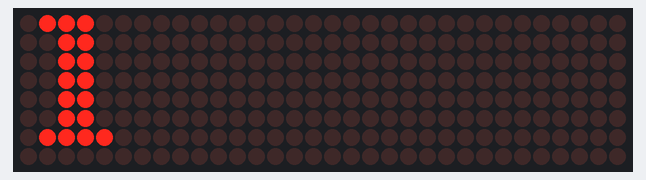
This sketch was run on a simulated Arduino Uno, built with avr-gcc and run on an emulated ATmega328P. On the bench: 32×8 LED matrix.

Above: at 0.6 s.
At 2.47 s:
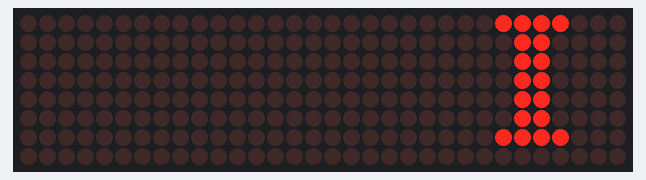
At 4.02 s:
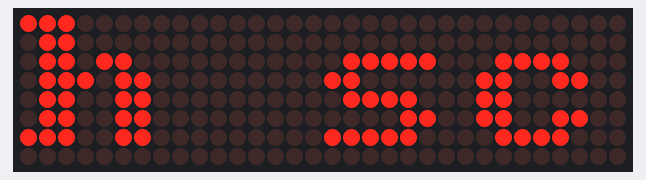
At 7.45 s:
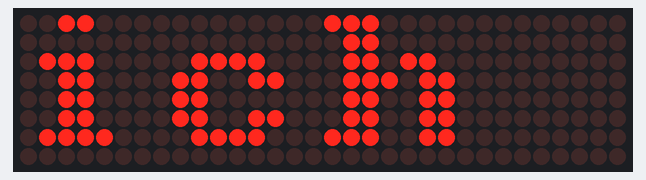
At 10.89 s:
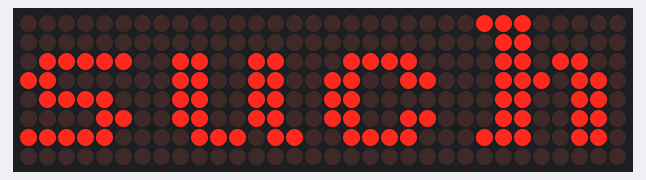
At 14.5 s:
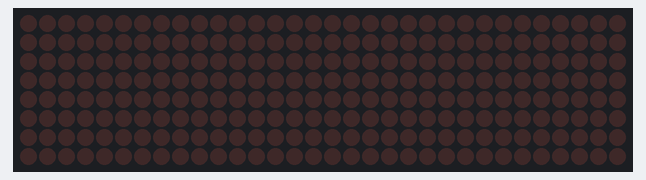

Measured:
- by itself, everything shown: repeats every 15.5 s, in 46 steps
- what the display in image 0 shows lasts 0.6 s, from 0.6 s to 1.2 s
- what the display in image 5 shows lasts 1.0 s, from 14.5 s to 15.5 s

The sketch:

Laufschrift_LED_Matrix_LEDCONTROLL_library.ino
```cpp
#include "LedControl.h"
LedControl lc884=LedControl(0,2,1,4);
//https://wolles-elektronikkiste.de/led-matrix-display-ansteuern
unsigned long delayTime=280;

byte A[8]={B00110000,B01111000,B11001100,B11001100,B11111100,B11001100,B11001100,B00000000}; // A
byte B[8]={B11111100,B01100110,B01100110,B01111100,B01100110,B01100110,B11111100,B00000000}; // B
byte C[8]={B00111100,B01100110,B11000000,B11000000,B11000000,B01100110,B00111100,B00000000}; // C
byte D[8]={B11111000,B01101100,B01100110,B01100110,B01100110,B01101100,B11111000,B00000000}; // D
byte E[8]={B11111110,B01100010,B01101000,B01111000,B01101000,B01100010,B11111110,B00000000}; // E
byte F[8]={B11111110,B01100010,B01101000,B01111000,B01101000,B01100000,B11110000,B00000000}; // F
byte G[8]={B00111100,B01100110,B11000000,B11000000,B11001110,B01100110,B00111110,B00000000}; // G
byte H[8]={B11001100,B11001100,B11001100,B11111100,B11001100,B11001100,B11001100,B00000000}; // H
byte I[8]={B01111000,B00110000,B00110000,B00110000,B00110000,B00110000,B01111000,B00000000}; // I
byte J[8]={B00011110,B00001100,B00001100,B00001100,B11001100,B11001100,B01111000,B00000000}; // J
byte K[8]={B11110110,B01100110,B01101100,B01111000,B01101100,B01100110,B11110110,B00000000}; // K
byte L[8]={B11110000,B01100000,B01100000,B01100000,B01100010,B01100110,B11111110,B00000000}; // L
byte M[8]={B11000110,B11101110,B11111110,B11111110,B11010110,B11000110,B11000110,B00000000}; // M
byte N[8]={B11000110,B11100110,B11110110,B11011110,B11001110,B11000110,B11000110,B00000000}; // N
byte O[8]={B00111000,B01101100,B11000110,B11000110,B11000110,B01101100,B00111000,B00000000}; // O
byte P[8]={B11111100,B01100110,B01100110,B01111100,B01100000,B01100000,B11110000,B00000000}; // P
byte Q[8]={B01111000,B11001100,B11001100,B11001100,B11011100,B01111000,B00011100,B00000000}; // Q
byte R[8]={B11111100,B01100110,B01100110,B01111100,B01101100,B01100110,B11110110,B00000000}; // R
byte S[8]={B01111000,B11001100,B11100000,B01110000,B00011100,B11001100,B01111000,B00000000}; // S
byte T[8]={B11111100,B10110100,B00110000,B00110000,B00110000,B00110000,B01111000,B00000000}; // T
byte U[8]={B11001100,B11001100,B11001100,B11001100,B11001100,B11001100,B11111100,B00000000}; // U
byte V[8]={B11001100,B11001100,B11001100,B11001100,B11001100,B01111000,B00110000,B00000000}; // V
byte W[8]={B11000110,B11000110,B11000110,B11010110,B11111110,B11101110,B11000110,B00000000}; // W
byte X[8]={B11000110,B11000110,B01101100,B00111000,B00111000,B01101100,B11000110,B00000000}; // X
byte Y[8]={B11001100,B11001100,B11001100,B01111000,B00110000,B00110000,B01111000,B00000000}; // Y
byte Z[8]={B11111110,B11000110,B10001100,B00011000,B00110010,B01100110,B11111110,B00000000}; // Z

byte a[8]={B00000000,B00000000,B01111000,B00001100,B01111100,B11001100,B01110110,B00000000}; // a
byte b[8]={B11100000,B01100000,B01100000,B01111100,B01100110,B01100110,B11011100,B00000000}; // b
byte c[8]={B00000000,B00000000,B01111000,B11001100,B11000000,B11001100,B01111000,B00000000}; // c
byte d[8]={B00011100,B00001100,B00001100,B01111100,B11001100,B11001100,B01110110,B00000000}; // d
byte e[8]={B00000000,B00000000,B01111000,B11001100,B11111100,B11000000,B01111000,B00000000}; // e
byte f[8]={B00111000,B01101100,B01100000,B11110000,B01100000,B01100000,B11110000,B00000000}; // f
byte g[8]={B00000000,B00000000,B01110110,B11001100,B11001100,B01111100,B00001100,B11111000}; // g
byte h[8]={B11100000,B01100000,B01101100,B01110110,B01100110,B01100110,B11100110,B00000000}; // h
byte i[8]={B00110000,B00000000,B01110000,B00110000,B00110000,B00110000,B01111000,B00000000}; // i
byte j[8]={B00001100,B00000000,B00001100,B00001100,B00001100,B11001100,B11001100,B01111000}; // j
byte k[8]={B11100000,B01100000,B01100110,B01101100,B01111000,B01101100,B11100110,B00000000}; // k
byte l[8]={B01110000,B00110000,B00110000,B00110000,B00110000,B00110000,B01111000,B00000000}; // l
byte m[8]={B00000000,B00000000,B11001100,B11111110,B11111110,B11010110,B11000110,B00000000}; // m
byte n[8]={B00000000,B00000000,B11111000,B11001100,B11001100,B11001100,B11001100,B00000000}; // n
byte o[8]={B00000000,B00000000,B01111000,B11001100,B11001100,B11001100,B01111000,B00000000}; // o
byte p[8]={B00000000,B00000000,B11011100,B01100110,B01100110,B01111100,B01100000,B11110000}; // p
byte q[8]={B00000000,B00000000,B01110110,B11001100,B11001100,B01111100,B00001100,B00011110}; // q
byte r[8]={B00000000,B00000000,B10011100,B01110110,B01100110,B01100000,B11110000,B00000000}; // r
byte s[8]={B00000000,B00000000,B01111100,B11000000,B01111000,B00001100,B11111000,B00000000}; // s
byte t[8]={B00010000,B00110000,B01111100,B00110000,B00110000,B00110100,B00011000,B00000000}; // t
byte u[8]={B00000000,B00000000,B11001100,B11001100,B11001100,B11001100,B01110110,B00000000}; // u
byte v[8]={B00000000,B00000000,B11001100,B11001100,B11001100,B01111000,B00110000,B00000000}; // v
byte w[8]={B00000000,B00000000,B11000110,B11000110,B11010110,B11111110,B01101100,B00000000}; // w
byte x[8]={B00000000,B00000000,B11000110,B01101100,B00111000,B01101100,B11000110,B00000000}; // x
byte y[8]={B00000000,B00000000,B11001100,B11001100,B11001100,B01111100,B00001100,B11111000}; // y
byte z[8]={B00000000,B00000000,B11111100,B10011000,B00110000,B01100100,B11111100,B00000000}; // z

byte zero[8]={B01111000,B11001100,B11011100,B11111100,B11101100,B11001100,B01111100,B00000000}; // 0
byte eins[8]={B00110000,B01110000,B00110000,B00110000,B00110000,B00110000,B11111100,B00000000}; // 1
byte zwei[8]={B01111000,B11001100,B00001100,B00111000,B01100000,B11001100,B11111100,B00000000}; // 2
byte drei[8]={B01111000,B11001100,B00001100,B00111000,B00001100,B11001100,B01111000,B00000000}; // 3
byte vier[8]={B00011100,B00111100,B01101100,B11001100,B11111110,B00001100,B00011110,B00000000}; // 4
byte fuenf[8]={B11111100,B11000000,B11111000,B00001100,B00001100,B11001100,B01111000,B00000000}; // 5
byte sechs[8]={B00111000,B01100000,B11000000,B11111000,B11001100,B11001100,B01111000,B00000000}; // 6
byte sieben[8]={B11111100,B11001100,B00001100,B00011000,B00110000,B00110000,B00110000,B00000000}; // 7
byte acht[8]={B01111000,B11001100,B11001100,B01111000,B11001100,B11001100,B01111000,B00000000}; // 8
byte neun[8]={B01111000,B11001100,B11001100,B01111100,B00001100,B00011000,B01110000,B00000000}; // 9

byte ausr[8]={B00110000,B01111000,B01111000,B00110000,B00110000,B00000000,B00110000,B00000000}; // !
byte raute[8]={B01101100,B01101100,B11111110,B01101100,B11111110,B01101100,B01101100,B00000000}; // #
byte dollar[8]={B00110000,B01111100,B11000000,B01111000,B00001100,B11111000,B00110000,B00000000}; // $
byte prozent[8]={B00000000,B11000110,B11001100,B00011000,B00110000,B01100110,B11000110,B00000000}; // %
byte und[8]={B00111000,B01101100,B00111000,B01110110,B11011100,B11001100,B01110110,B00000000}; // &
byte frag[8]={B01111000,B11001100,B00001100,B00011000,B00110000,B00000000,B00110000,B00000000}; // ?

byte frei[8]={B00000000,B00000000,B00000000,B00000000,B00000000,B00000000,B00000000,B00000000};

byte smile01[8]={B00111100,B01000010,B10010101,B10100001,B10100001,B10010101,B01000010,B00111100};
byte smile02[8]={B00111100,B01000010,B10010101,B10010001,B10010001,B10010101,B01000010,B00111100};
byte smile03[8]={B00111100,B01000010,B10100101,B10010001,B10010001,B10100101,B01000010,B00111100};


void setup() {
  for(int i=0;i<4;i++){
    lc884.shutdown(i,false);
    lc884.setIntensity(i,8);
    lc884.clearDisplay(i);
  }
}

void loop() {
  oneMatrix();
  fourMatrices();
  delay(1000);
}

void oneMatrix(){
  displayCharAndWait(H,3);
  displayCharAndWait(a,3);
  displayCharAndWait(l,3);
  displayCharAndWait(l,3);
  displayCharAndWait(o,3);
  displayCharAndWait(smile01,3);
}

void displayCharAndWait(byte* x, byte displayNumber){
  lc884.clearDisplay(displayNumber);
  for(int j=0; j<=40;j++){
    lc884.setRow(displayNumber,j,x[j]);
  }
  delay(delayTime);
  lc884.clearDisplay(displayNumber);
}


void fourMatrices(){
  for(int j=0; j<=40; j++){
    int currentMatrix = -1;
    /*if( ((currentMatrix+j)>=0) && ((currentMatrix+j)<4) ){
      displayChar(I,currentMatrix+j);
    }*/
     currentMatrix--;
    if( ((currentMatrix+j)>=0) && ((currentMatrix+j)<4) ){
      displayChar(I,currentMatrix+j);
    }
    currentMatrix--;
    if( ((currentMatrix+j)>=0) && ((currentMatrix+j)<4) ){
      displayChar(c,currentMatrix+j);
    }
    currentMatrix--;
    if( ((currentMatrix+j)>=0) && ((currentMatrix+j)<4) ){
      displayChar(h,currentMatrix+j);
    }
    currentMatrix--;
    if( ((currentMatrix+j)>=0) && ((currentMatrix+j)<4) ){
      displayChar(frei,currentMatrix+j);
    }
    currentMatrix--;
    if( ((currentMatrix+j)>=0) && ((currentMatrix+j)<4) ){
      displayChar(s,currentMatrix+j);
    }
    currentMatrix--;
    if( ((currentMatrix+j)>=0) && ((currentMatrix+j)<4) ){
      displayChar(c,currentMatrix+j);
    }
    currentMatrix--;
    if( ((currentMatrix+j)>=0) && ((currentMatrix+j)<4) ){
      displayChar(h,currentMatrix+j);
    }
    currentMatrix--;
    if( ((currentMatrix+j)>=0) && ((currentMatrix+j)<4) ){
      displayChar(a,currentMatrix+j);
    }
   currentMatrix--;
    if( ((currentMatrix+j)>=0) && ((currentMatrix+j)<4) ){
      displayChar(l,currentMatrix+j);
    }
       currentMatrix--;
    if( ((currentMatrix+j)>=0) && ((currentMatrix+j)<4) ){
      displayChar(t,currentMatrix+j);
    }
       currentMatrix--;
    if( ((currentMatrix+j)>=0) && ((currentMatrix+j)<4) ){
      displayChar(e,currentMatrix+j);
    }
    currentMatrix--;
    if( ((currentMatrix+j)>=0) && ((currentMatrix+j)<4) ){
      displayChar(frei,currentMatrix+j);
    }
       currentMatrix--;
    if( ((currentMatrix+j)>=0) && ((currentMatrix+j)<4) ){
      displayChar(m,currentMatrix+j);
    }
       currentMatrix--;
    if( ((currentMatrix+j)>=0) && ((currentMatrix+j)<4) ){
      displayChar(i,currentMatrix+j);
    }
       currentMatrix--;
    if( ((currentMatrix+j)>=0) && ((currentMatrix+j)<4) ){
      displayChar(c,currentMatrix+j);
    }
       currentMatrix--;
    if( ((currentMatrix+j)>=0) && ((currentMatrix+j)<4) ){
      displayChar(h,currentMatrix+j);
    }
    currentMatrix--;
    if( ((currentMatrix+j)>=0) && ((currentMatrix+j)<4) ){
      displayChar(frei,currentMatrix+j);
    }
       currentMatrix--;
    if( ((currentMatrix+j)>=0) && ((currentMatrix+j)<4) ){
      displayChar(a,currentMatrix+j);
    }
       currentMatrix--;
    if( ((currentMatrix+j)>=0) && ((currentMatrix+j)<4) ){
      displayChar(b,currentMatrix+j);
    }
    currentMatrix--;
    if( ((currentMatrix+j)>=0) && ((currentMatrix+j)<4) ){
      displayChar(frei,currentMatrix+j);
    }
    currentMatrix--;
    if( ((currentMatrix+j)>=0) && ((currentMatrix+j)<4) ){
      displayChar(u,currentMatrix+j);
    }
    currentMatrix--;
    if( ((currentMatrix+j)>=0) && ((currentMatrix+j)<4) ){
      displayChar(n,currentMatrix+j);
    }
    currentMatrix--;
    if( ((currentMatrix+j)>=0) && ((currentMatrix+j)<4) ){
      displayChar(d,currentMatrix+j);
    }
    currentMatrix--;
    if( ((currentMatrix+j)>=0) && ((currentMatrix+j)<4) ){
      displayChar(frei,currentMatrix+j);
    }
    currentMatrix--;
    if( ((currentMatrix+j)>=0) && ((currentMatrix+j)<4) ){
      displayChar(s,currentMatrix+j);
    }
    currentMatrix--;
    if( ((currentMatrix+j)>=0) && ((currentMatrix+j)<4) ){
      displayChar(u,currentMatrix+j);
    }
    currentMatrix--;
    if( ((currentMatrix+j)>=0) && ((currentMatrix+j)<4) ){
      displayChar(c,currentMatrix+j);
    }
    currentMatrix--;
    if( ((currentMatrix+j)>=0) && ((currentMatrix+j)<4) ){
      displayChar(h,currentMatrix+j);
    }
    currentMatrix--;
    if( ((currentMatrix+j)>=0) && ((currentMatrix+j)<4) ){
      displayChar(e,currentMatrix+j);
    }
    currentMatrix--;
    if( ((currentMatrix+j)>=0) && ((currentMatrix+j)<4) ){
      displayChar(frei,currentMatrix+j);
    }
    currentMatrix--;
    if( ((currentMatrix+j)>=0) && ((currentMatrix+j)<4) ){
      displayChar(d,currentMatrix+j);
    }
    currentMatrix--;
    if( ((currentMatrix+j)>=0) && ((currentMatrix+j)<4) ){
      displayChar(i,currentMatrix+j);
    }
    currentMatrix--;
    if( ((currentMatrix+j)>=0) && ((currentMatrix+j)<4) ){
      displayChar(e,currentMatrix+j);
    }
    currentMatrix--;
    if( ((currentMatrix+j)>=0) && ((currentMatrix+j)<4) ){
      displayChar(frei,currentMatrix+j);
    }
    currentMatrix--;
    if( ((currentMatrix+j)>=0) && ((currentMatrix+j)<4) ){
      displayChar(Z,currentMatrix+j);
    }
    currentMatrix--;
    if( ((currentMatrix+j)>=0) && ((currentMatrix+j)<4) ){
      displayChar(e,currentMatrix+j);
    }
    currentMatrix--;
    if( ((currentMatrix+j)>=0) && ((currentMatrix+j)<4) ){
      displayChar(i,currentMatrix+j);
    }
    currentMatrix--;
    if( ((currentMatrix+j)>=0) && ((currentMatrix+j)<4) ){
      displayChar(t,currentMatrix+j);
    }
    currentMatrix--;
    if( ((currentMatrix+j)>=0) && ((currentMatrix+j)<4) ){
      displayChar(smile01,currentMatrix+j);
    }
    delay(delayTime);
    for(int i=0; i<=4; i++){
      lc884.clearDisplay(i);
    }
  }
}

void displayChar(byte *x, int displayNumber){
  lc884.clearDisplay(displayNumber);
  for(int j=0; j<=40;j++){
    lc884.setRow(displayNumber,j,x[j]);
  }
}
```
